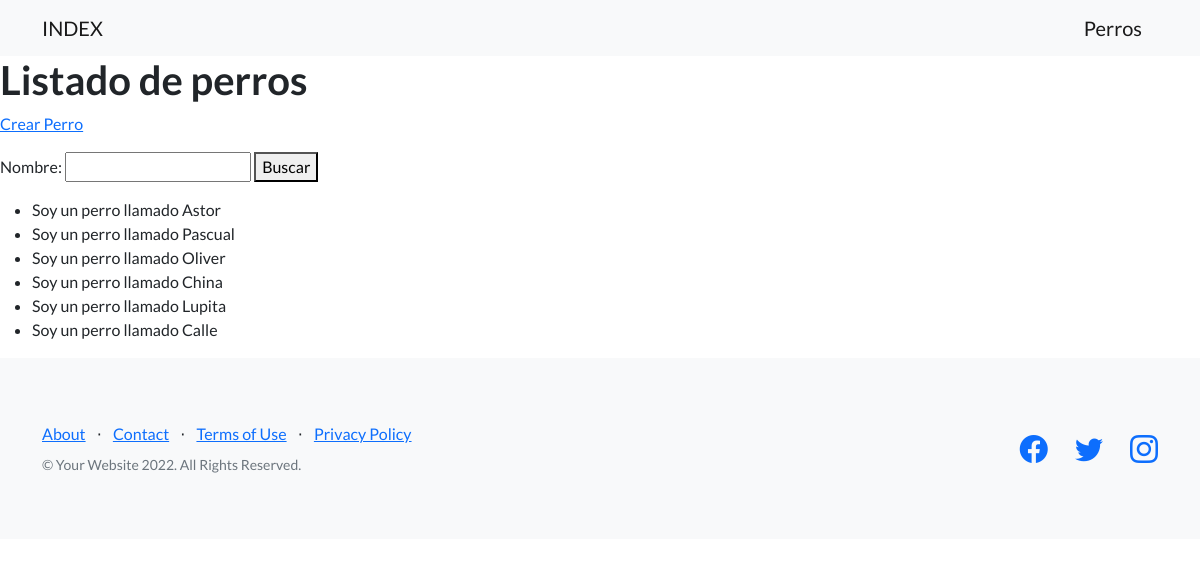
Page /perros/ on the earlier database version.
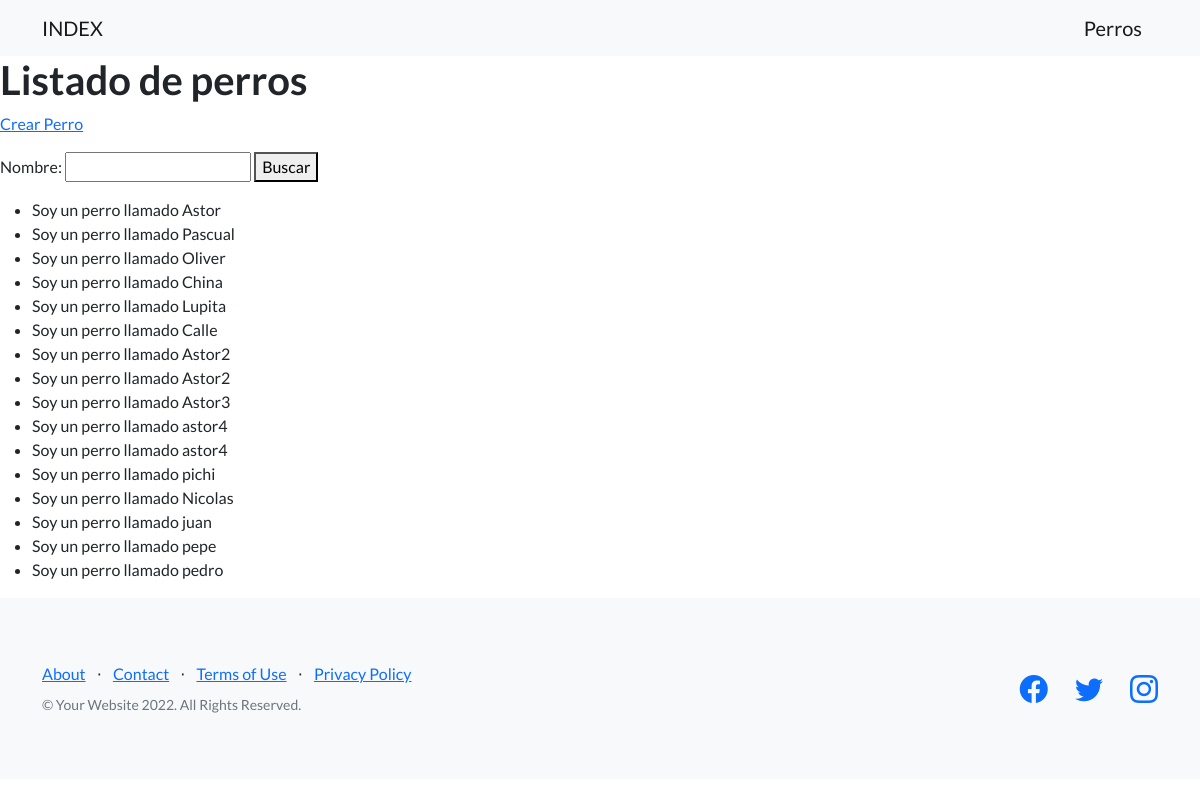
Same page on the later database version.
### desafio/models.py (models this page shows)
class Perro(models.Model):
    nombre = models.CharField(max_length=30)
    edad = models.IntegerField()
    fecha_creacion = models.DateTimeField(null=True)
    def __str__(self):
        return f"Soy un perro llamado {self.nombre}"

### desafio/views.py (the view)
# urls.py: path('perros/', listado_perros, name= "listado_perros"),
def listado_perros(request):
    nombre_de_busqueda = request.GET.get("nombre")
    if nombre_de_busqueda:
        listado_perros = Perro.objects.filter(nombre__icontains=nombre_de_busqueda)   #el __incontains es para poner que lo contenga
    else:
        listado_perros = Perro.objects.all()
    form = BusquedaPerro()
    return render(request,"listado_perros.html", {"listado_perros": listado_perros, "form": form})

### desafio/forms.py
class BusquedaPerro(forms.Form):
    nombre = forms.CharField(max_length=30, required=False)

### Templates/listado_perros.html (shortened to what this page needs)
{% extends 'base.html' %}
{% block texto_header %}
<h1>Listado de perros</h1>
{% endblock texto_header %}
{% block despues_del_header %}
<p>
    <a href={% url 'crear_perro' %}>Crear Perro</a>
</p>
<p>
    <form action={% url 'listado_perros' %}>
        {{form}}
        <button>Buscar</button>
</p>
<p>
    {% if listado_perros %}
    <ul>
        {% for perro in listado_perros%}
        <li> {{perro}} </li>
        {% endfor %}
    </ul>
    {% else %}
       <p> No se encontraron datos. </p>
    {% endif %}
</p>
{% endblock despues_del_header %}

### Templates/base.html (shortened to what this page needs)
<!DOCTYPE html>
<html lang="en">
    <head>
        {% load static %}
        <link href="https://cdn.jsdelivr.net/npm/bootstrap-icons@1.5.0/font/bootstrap-icons.css" rel="stylesheet" type="text/css" />
        <link href={% static "desafio/css/styles.css" %} rel="stylesheet" />
    </head>
    <body>
        <nav class="navbar navbar-light bg-light static-top">
            <div class="container">
                <a class="navbar-brand" href={% url 'index' %}>INDEX</a>
                <a class="navbar-brand" href={% url 'listado_perros' %}>Perros</a>
            </div>
        </nav>
        {% block header %}
                {% block texto_header %}
                {% endblock texto_header %}
        {% endblock header %}
        {% block despues_del_header %}{% endblock despues_del_header %}
        <footer class="footer bg-light">
            <div class="container">
                <div class="row">
                    <div class="col-lg-6 h-100 text-center text-lg-start my-auto">
                        <ul class="list-inline mb-2">
                            <li class="list-inline-item"><a href="#!">About</a></li>
                            <li class="list-inline-item">⋅</li>
                            <li class="list-inline-item"><a href="#!">Contact</a></li>
                            <li class="list-inline-item">⋅</li>
                            <li class="list-inline-item"><a href="#!">Terms of Use</a></li>
                            <li class="list-inline-item">⋅</li>
                            <li class="list-inline-item"><a href="#!">Privacy Policy</a></li>
                        </ul>
                        <p class="text-muted small mb-4 mb-lg-0">&copy; Your Website 2022. All Rights Reserved.</p>
                    </div>
                    <div class="col-lg-6 h-100 text-center text-lg-end my-auto">
                        <ul class="list-inline mb-0">
                            <li class="list-inline-item me-4">
                                <a href="#!"><i class="bi-facebook fs-3"></i></a>
                            </li>
                            <li class="list-inline-item me-4">
                                <a href="#!"><i class="bi-twitter fs-3"></i></a>
                            </li>
                            <li class="list-inline-item">
                                <a href="#!"><i class="bi-instagram fs-3"></i></a>
                            </li>
                        </ul>
                    </div>
                </div>
            </div>
        </footer>
    </body>
</html>

Differences in the rows shown:
added Perro: nombre "Soy un perro llamado Astor2"
added Perro: nombre "Soy un perro llamado Astor2"
added Perro: nombre "Soy un perro llamado Astor3"
added Perro: nombre "Soy un perro llamado astor4"
added Perro: nombre "Soy un perro llamado astor4"
added Perro: nombre "Soy un perro llamado pichi"
added Perro: nombre "Soy un perro llamado Nicolas"
added Perro: nombre "Soy un perro llamado juan"
added Perro: nombre "Soy un perro llamado pepe"
added Perro: nombre "Soy un perro llamado pedro"
